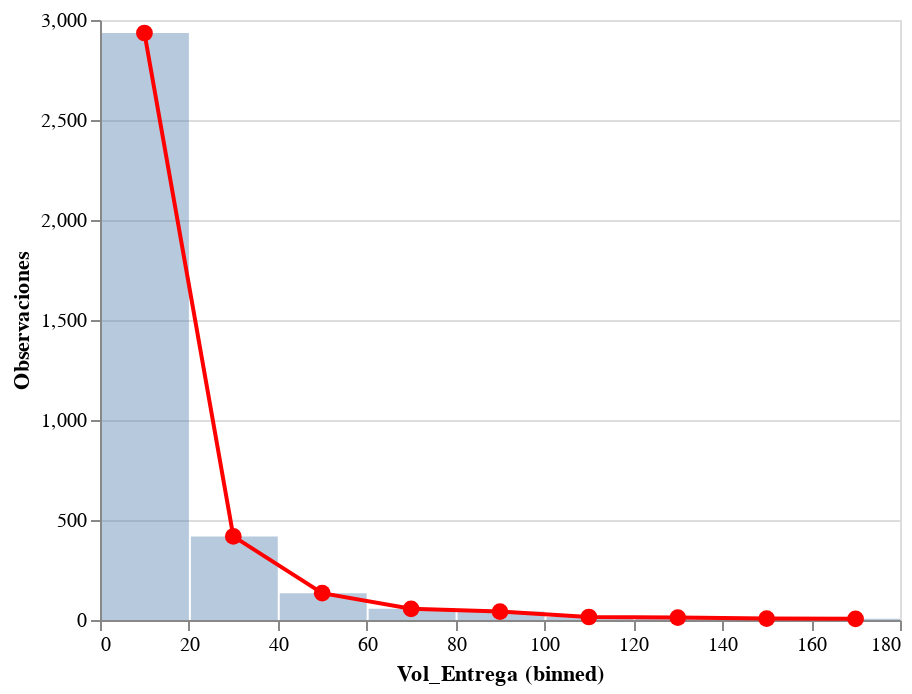

This figure's notebook cell:
### Code cell
# Volumen de entrega
base = alt.Chart(data).encode(
    alt.X("Vol_Entrega", bin=True),  #
    alt.Y('count()', title="Observaciones"),
    tooltip=["count()"]
)

vol_bar = base.mark_bar(opacity=0.4)
vol_line = base.mark_line(color="red")
vol_point = base.mark_circle(color="red", size=70)

plot = vol_bar + vol_line + vol_point

plot

### Figure 1 — Vega-Lite specification as saved in the notebook (floating-point values rounded to 4 significant figures; data arrays with more than 128 entries replaced by an {"elided": "..."} marker saying what was removed)
{"config": {"view": {"continuousWidth": 400, "continuousHeight": 300}}, "layer": [{"mark": {"type": "bar", "opacity": 0.4}, "encoding": {"tooltip": [{"type": "quantitative", "aggregate": "count"}], "x": {"type": "quantitative", "bin": true, "field": "Vol_Entrega"}, "y": {"type": "quantitative", "aggregate": "count", "title": "Observaciones"}}}, {"mark": {"type": "line", "color": "red"}, "encoding": {"tooltip": [{"type": "quantitative", "aggregate": "count"}], "x": {"type": "quantitative", "bin": true, "field": "Vol_Entrega"}, "y": {"type": "quantitative", "aggregate": "count", "title": "Observaciones"}}}, {"mark": {"type": "circle", "color": "red", "size": 70}, "encoding": {"tooltip": [{"type": "quantitative", "aggregate": "count"}], "x": {"type": "quantitative", "bin": true, "field": "Vol_Entrega"}, "y": {"type": "quantitative", "aggregate": "count", "title": "Observaciones"}}}], "data": {"name": "data-964552a31abf740a4ee1d039bb08cb64"}, "$schema": "https://vega.github.io/schema/vega-lite/v4.8.1.json", "datasets": {"data-964552a31abf740a4ee1d039bb08cb64": {"elided": "3625 records"}}}
